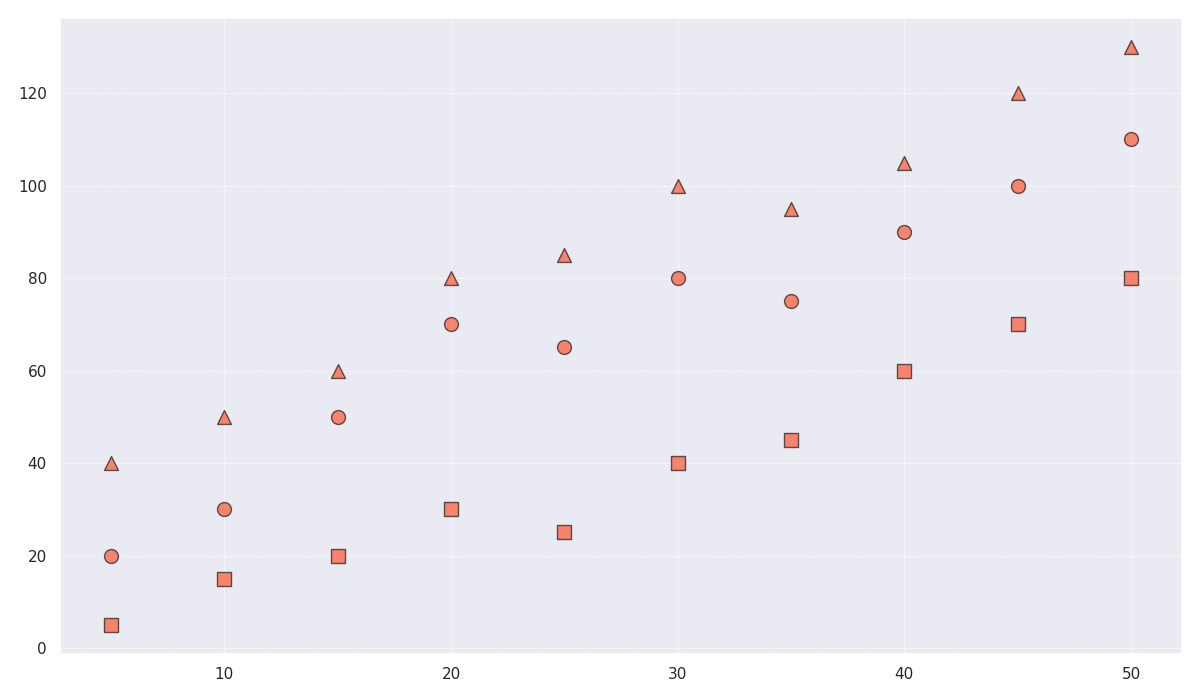

Python code for this plot:
import matplotlib.pyplot as plt
import numpy as np

# Data: Number of sightings (Y-axis) vs. Park area in hectares (X-axis)
park_areas = np.array([5, 10, 15, 20, 25, 30, 35, 40, 45, 50])

# Average monthly sightings of different species in urban parks
species_data = {
    'Squirrels': {
        'sightings': [20, 30, 50, 70, 65, 80, 75, 90, 100, 110],
        'marker': 'o',
    },
    'Pigeons': {
        'sightings': [40, 50, 60, 80, 85, 100, 95, 105, 120, 130],
        'marker': '^',
    },
    'Raccoons': {
        'sightings': [5, 15, 20, 30, 25, 40, 45, 60, 70, 80],
        'marker': 's',
    },
}

# Define a single color for all data groups
consistent_color = '#FF5733'

# Plotting the data
plt.figure(figsize=(12, 7))

for species, data in species_data.items():
    plt.scatter(park_areas, data['sightings'], marker=data['marker'],
                color=consistent_color, s=100, alpha=0.7, edgecolors='k')

# Adding grid and legend
plt.grid(True, linestyle='--', linewidth=0.5)

# Enhancing layout to prevent text overlap
plt.tight_layout()

# Show the plot
plt.show()
